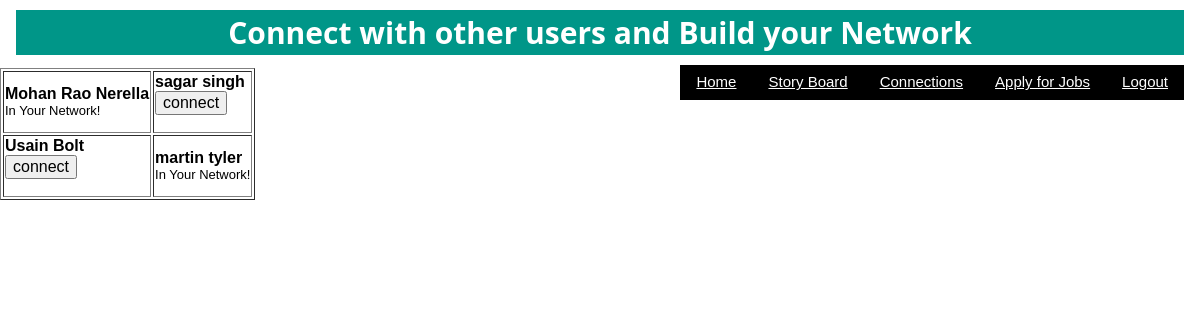
Page /connectUsers.php (signed in) on the committed database.
### tables this page shows
CREATE TABLE `users` (
  `First_Name` varchar(255) NOT NULL,
  `Last_Name` varchar(255) NOT NULL,
  `Email_ID` varchar(255) NOT NULL,
  `Pass` varchar(255) NOT NULL,
  `type` varchar(255) NOT NULL,
  `User_ID` int(10) NOT NULL
);

### connectUsers.php (the view, shortened to what this page needs)
<?php
require_once 'dblogin.php';
$conn = new mysqli($hn,$un,$pwd,$db);
$userid = $_SESSION['user'];
$flag = 0;
	$query = "SELECT Connected_To FROM userconnections where User_ID=$userid";
    $result = $conn->query($query);
	$rows = $result -> num_rows;
	$alreadyConnectedUsers = array();
	for($j=0;$j<$rows;++$j)
	{
		$result->data_seek($j);
		$row = $result->fetch_array(MYSQLI_NUM);
		$alreadyConnectedUsers[$j] = $row[0];
	}
	?>
		<html>
		<link rel="stylesheet" href="stylesheet.css">
		<body>
		<div id="header-wrap" class="w3-container">
   <div  class=" w3-center w3-serif w3-teal"><h2><strong>Connect with other users and Build your Network</strong></h2></div>
   <button class="w3-btn w3-ripple w3-right"><a href="logout.php">Logout</a>
   <button class="w3-btn w3-ripple w3-right"><a href="jobPortal.php">Apply for Jobs</a>
   <button class="w3-btn w3-ripple w3-right"><a href="connectUsers.php">Connections</a>
   <button class="w3-btn w3-ripple w3-right"><a href="storyBoard.php">Story Board</a>
   <button class="w3-btn w3-ripple w3-right"><a href="employeeProfile.php">Home</a></button>
</div>
  <?php
echo <<<_END
<br><br><br>
<table border="1">
_END;
	$query = "SELECT * FROM users where type = 'employee'";
    $result = $conn->query($query);
	$rows = $result -> num_rows;
	$end = $rows-1;
	$urows = intval($rows/3);
	++$urows;
	$count =0;
	static $j=0;
	$i=0;
	for(;$i<$urows;$i++)
	{
		echo <<<_END
		<tr>
_END;
		while($count<3)
		{
			$result->data_seek($j);
			$row = $result->fetch_array(MYSQLI_NUM);
			if(!($userid == $row[5]))
			{
				echo <<<_END
			<td><b>$row[0] $row[1]</b><br/>
_END;
			for($s=0;$s<count($alreadyConnectedUsers);$s++)
			{
				if($alreadyConnectedUsers[$s] == $row[5])
					{
						echo <<<_END
						<label><font size="2">In Your Network!</font></label>
_END;
						--$end;
						$flag = 1;
						break;
					}
			}
			       if($flag != 1)
					{
                       echo <<<_END
						<form action="connectUsersHandler.php" method="POST">
						<input type="hidden" name="toBeConnectedUser" value="$row[5]">
						<input type="submit" value="connect">
						</form></td>
_END;
						--$end;
					}
					$flag = 0;
			}
		     $j++;
			 if($j == $rows) break;
             ++$count;
		}
		$count = 0;
		if($end == 0) break;
				echo <<<_END
		</tr>
_END;
	}
?>

### stylesheet.css (style rules this page uses)
html { box-sizing:border-box }
*,*:before,*:after { box-sizing:inherit }
html { -ms-text-size-adjust:100%;-webkit-text-size-adjust:100% }
body { margin:0 }
a { background-color:transparent;-webkit-text-decoration-skip:objects }
button,input,select,textarea { font:inherit;margin:0 }
button,input { overflow:visible }
button,select { text-transform:none }
button,html [type=button],[type=reset],[type=submit] { -webkit-appearance:button }
html,body { font-family:Verdana,sans-serif;font-size:15px;line-height:1.5 }
html { overflow-x:hidden }
h1,h2,h3,h4,h5,h6,.w3-slim,.w3-wide { font-family:"Segoe UI",Arial,sans-serif }
h2 { font-size:30px }
.w3-serif { font-family:"Times New Roman",Times,serif }
h1,h2,h3,h4,h5,h6 { font-weight:400;margin:10px 0 }
a { color:inherit }
.w3-btn,.w3-btn-block { border:none;display:inline-block;outline:0;padding:6px 16px;vertical-align:middle;overflow:hidden;text-decoration:none!important;color:#fff;background-color:#000;text-align:center;cursor:pointer;white-space:nowrap }
.w3-btn,.w3-btn-floating,.w3-btn-floating-large,.w3-closenav,.w3-opennav { -webkit-touch-callout:none;-webkit-user-select:none;-khtml-user-select:none;-moz-user-select:none;-ms-user-select:none;user-select:none }
.w3-btn,.w3-btn-floating,.w3-dropnav a,.w3-btn-floating-large,.w3-btn-block,.w3-hover-shadow,.w3-hover-opacity,.w3-hover-opacity-off,.w3-hover-sepia,.w3-hover-grayscale,.w3-hover-greyscale, .w3-navbar a,.w3-sidenav a,.w3-pagination li a,.w3-hoverable tbody tr,.w3-hoverable li,.w3-accordion-content a,.w3-dropdown-content a,.w3-dropdown-click:hover,.w3-dropdown-hover:hover,.w3-opennav,.w3-closenav,.w3-closebtn, .w3-hover-amber,.w3-hover-aqua,.w3-hover-blue,.w3-hover-light-blue,.w3-hover-brown,.w3-hover-cyan,.w3-hover-blue-grey,.w3-hover-green,.w3-hover-light-green,.w3-hover-indigo,.w3-hover-khaki,.w3-hover-lime,.w3-hover-orange,.w3-hover-deep-orange,.w3-hover-pink, .w3-hover-purple,.w3-hover-deep-purple,.w3-hover-red,.w3-hover-sand,.w3-hover-teal,.w3-hover-yellow,.w3-hover-white,.w3-hover-black,.w3-hover-grey,.w3-hover-light-grey,.w3-hover-dark-grey,.w3-hover-text-amber,.w3-hover-text-aqua,.w3-hover-text-blue,.w3-hover-text-light-blue, .w3-hover-text-brown,.w3-hover-text-cyan,.w3-hover-text-blue-grey,.w3-hover-text-green,.w3-hover-text-light-green,.w3-hover-text-indigo,.w3-hover-text-khaki,.w3-hover-text-lime,.w3-hover-text-orange,.w3-hover-text-deep-orange,.w3-hover-text-pink,.w3-hover-text-purple, .w3-hover-text-deep-purple,.w3-hover-text-red,.w3-hover-text-sand,.w3-hover-text-teal,.w3-hover-text-yellow,.w3-hover-text-white,.w3-hover-text-black,.w3-hover-text-grey,.w3-hover-text-light-grey,.w3-hover-text-dark-grey { -webkit-transition:background-color .3s,color .15s,box-shadow .3s,opacity 0.3s,filter 0.3s;transition:background-color .3s,color .15s,box-shadow .3s,opacity 0.3s,filter 0.3s }
.w3-ripple { -webkit-transition:opacity 0s;transition:opacity 0s }
.w3-container:after,.w3-panel:after,.w3-row:after,.w3-row-padding:after,.w3-topnav:after,.w3-clear:after,.w3-btn-group:before,.w3-btn-group:after,.w3-btn-bar:before,.w3-btn-bar:after { content:"";display:table;clear:both }
.w3-right { float:right!important }
.w3-center { text-align:center!important }
.w3-container { padding:0.01em 16px }
.w3-teal,.w3-hover-teal:hover { color:#fff!important;background-color:#009688!important }

### connectUsers.php (style rules this page uses)
#header-wrap { position: fixed; height: auto; width: 100%; z-index: 100 }

### rows in the picture
users: First_Name "Mohan Rao", Last_Name "Nerella"
users: First_Name "sagar", Last_Name "singh"
users: First_Name "Usain", Last_Name "Bolt"
users: First_Name "martin", Last_Name "tyler"
